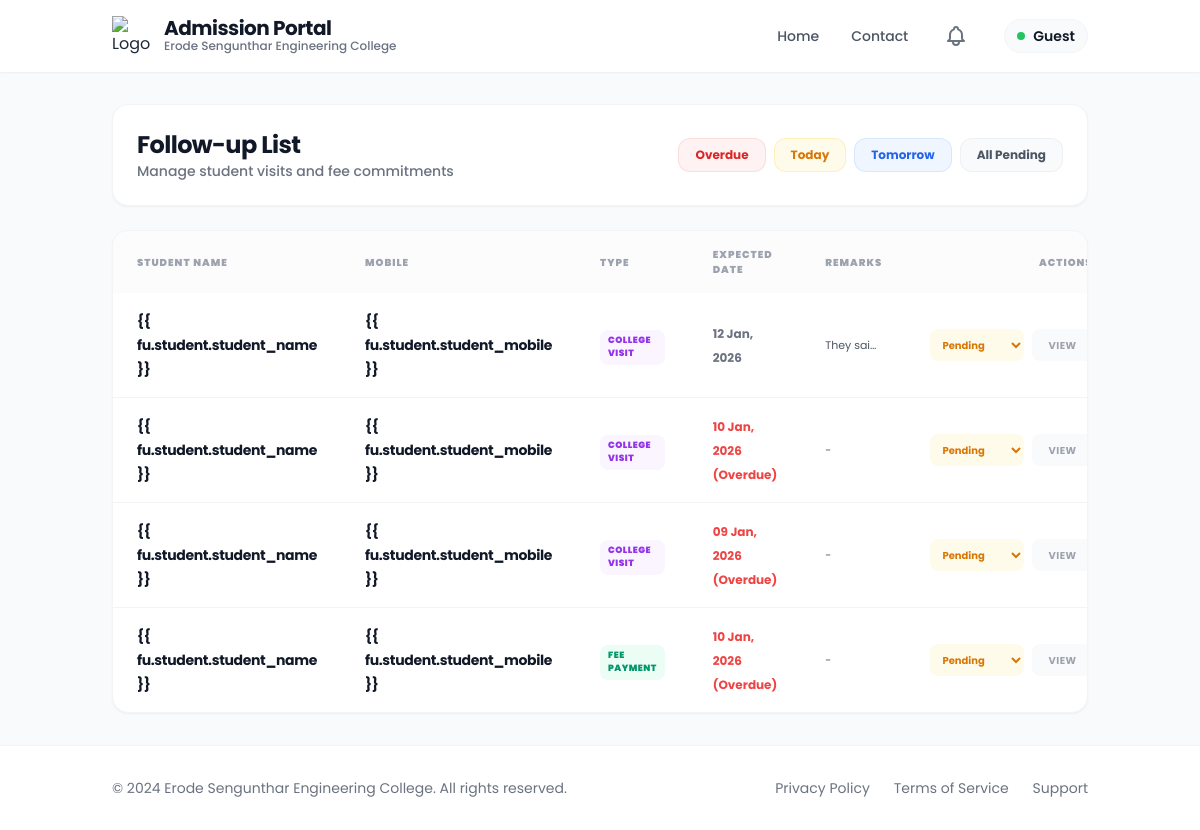
Page /followups/ on the earlier database version.
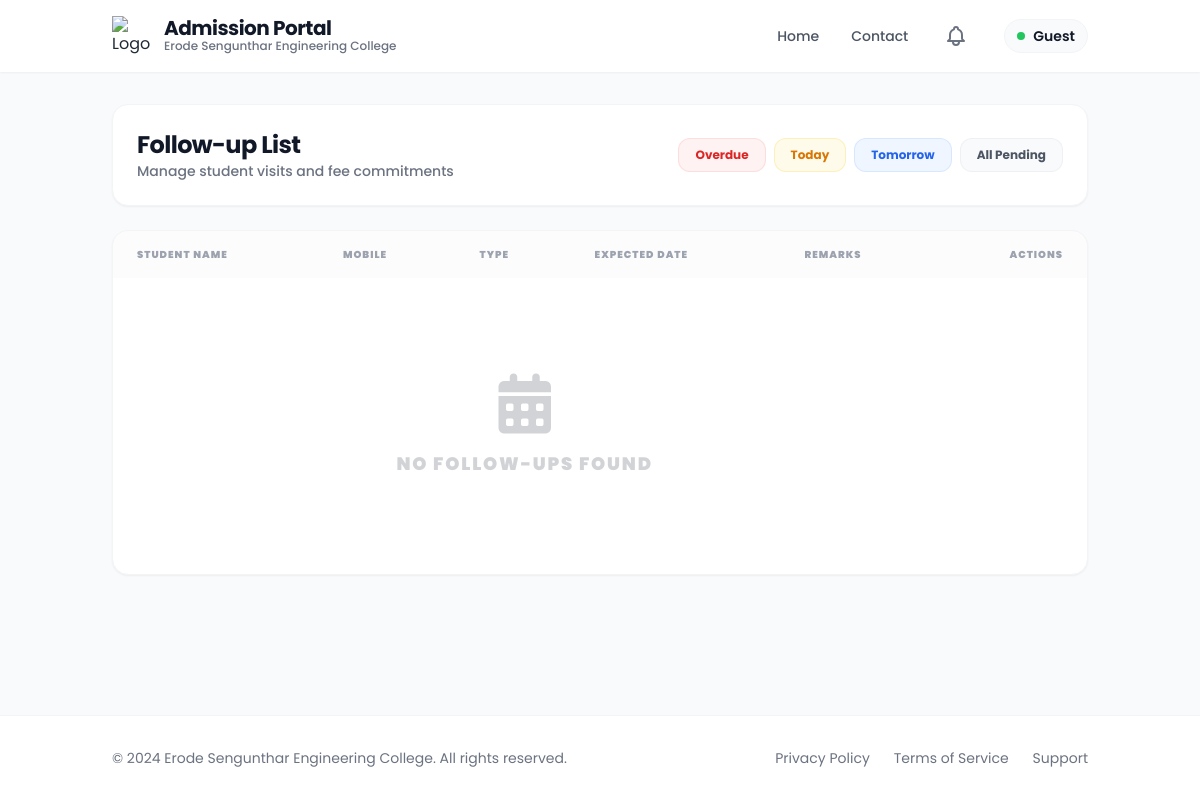
Same page on the later database version.
### app/models.py (models this page shows, shortened)
class FollowUp(models.Model):
    FOLLOWUP_TYPES = (
        ('visit', 'College Visit'),
        ('fee', 'Fee Payment'),
    )
    student = models.ForeignKey(
        'Admission',
        on_delete=models.CASCADE,
        related_name='followups'
    )
    followup_type = models.CharField(max_length=10, choices=FOLLOWUP_TYPES)
    expected_date = models.DateField()
    remarks = models.TextField(blank=True)
    completed = models.BooleanField(default=False)
    created_by = models.ForeignKey(
        User,
        on_delete=models.SET_NULL,
        null=True
    )
    created_at = models.DateTimeField(auto_now_add=True)
    def is_overdue(self):
        return not self.completed and self.expected_date < datetime.now().date()

### app/followup.py (the view)
# urls.py: path('followups/', followup.followup_list, name='followup_list'),
def followup_list(request):
    today = timezone.now().date()
    filter_type = request.GET.get('filter')
    qs = FollowUp.objects.filter(completed=False)
    if filter_type == 'today':
        qs = qs.filter(expected_date=today)
    elif filter_type == 'tomorrow':
        qs = qs.filter(expected_date=today + timedelta(days=1))
    elif filter_type == 'yesterday':
        qs = qs.filter(expected_date=today - timedelta(days=1))
    elif filter_type == 'overdue':
        qs = qs.filter(expected_date__lt=today)
    return render(request, 'followup/followup_list.html', {
        'followups': qs
    })

### templates/followup/followup_list.html (shortened to what this page needs)
{% extends 'followup/new_base.html' %}
{% load static %}
{% block content %}
<div class="lg:col-span-12 space-y-6">
    <div class="bg-white rounded-2xl shadow-sm border border-gray-100 p-6 flex justify-between items-center">
        <div>
            <h1 class="text-2xl font-bold text-gray-900 tracking-tight">Follow-up List</h1>
            <p class="text-sm text-gray-500 font-medium">Manage student visits and fee commitments</p>
        </div>
        <div class="flex gap-2">
            <a href="{% url 'followup_list' %}?filter=overdue"
                class="px-4 py-2 bg-red-50 text-red-600 rounded-xl text-xs font-bold hover:bg-red-100 transition-all border border-red-200/50">Overdue</a>
            <a href="{% url 'followup_list' %}?filter=today"
                class="px-4 py-2 bg-amber-50 text-amber-600 rounded-xl text-xs font-bold hover:bg-amber-100 transition-all border border-amber-200/50">Today</a>
            <a href="{% url 'followup_list' %}?filter=tomorrow"
                class="px-4 py-2 bg-blue-50 text-blue-600 rounded-xl text-xs font-bold hover:bg-blue-100 transition-all border border-blue-200/50">Tomorrow</a>
            <a href="{% url 'followup_list' %}"
                class="px-4 py-2 bg-gray-50 text-gray-600 rounded-xl text-xs font-bold hover:bg-gray-100 transition-all border border-gray-200/50">All
                Pending</a>
        </div>
    </div>
    <div class="bg-white rounded-2xl shadow-sm border border-gray-100 overflow-hidden">
        <div class="overflow-x-auto">
            <table class="w-full text-left">
                <thead class="bg-gray-50/50">
                    <tr>
                        <th class="px-6 py-4 text-[10px] font-black text-gray-400 uppercase tracking-widest">Student
                            Name</th>
                        <th class="px-6 py-4 text-[10px] font-black text-gray-400 uppercase tracking-widest"> Mobile
                        </th>
                        <th class="px-6 py-4 text-[10px] font-black text-gray-400 uppercase tracking-widest">Type</th>
                        <th class="px-6 py-4 text-[10px] font-black text-gray-400 uppercase tracking-widest">Expected
                            Date</th>
                        <th class="px-6 py-4 text-[10px] font-black text-gray-400 uppercase tracking-widest">Remarks
                        </th>
                        <th class="px-6 py-4 text-[10px] font-black text-gray-400 uppercase tracking-widest text-right">
                            Actions</th>
                    </tr>
                </thead>
                <tbody class="divide-y divide-gray-100">
                    {% for fu in followups %}
                    <tr class="hover:bg-gray-50/50 transition-all group">
                        <td class="px-6 py-4">
                            <span class="text-sm font-bold text-gray-900 tracking-tight">{{ fu.student.student_name
                                }}</span>
                        </td>
                        <td class="px-6 py-4">
                            <span class="text-sm font-bold text-gray-900 tracking-tight">{{ fu.student.student_mobile
                                }}</span>
                        </td>
                        <td class="px-6 py-4">
                            <span
                                class="inline-flex px-2 py-1 rounded-lg text-[9px] font-black uppercase tracking-wider
                                {% if fu.followup_type == 'visit' %}bg-purple-50 text-purple-600{% else %}bg-emerald-50 text-emerald-600{% endif %}">
                                {{ fu.get_followup_type_display }}
                            </span>
                        </td>
                        <td class="px-6 py-4">
                            <span
                                class="text-xs font-bold {% if fu.is_overdue %}text-red-500 font-black{% else %}text-gray-500{% endif %}">
                                {{ fu.expected_date|date:"d M, Y" }}
                                {% if fu.is_overdue %}(Overdue){% endif %}
                            </span>
                        </td>
                        <td class="px-6 py-4">
                            <p class="text-[11px] text-gray-600 line-clamp-1 max-w-xs">{{ fu.remarks|default:"-" }}</p>
                        </td>
                        <td class="px-6 py-4 text-right">
                            <div class="flex justify-end gap-2">
                                <select onchange="if(this.value==='Completed') completeFollowUp({{ fu.id }})"
                                    class="text-[10px] bg-amber-50 border-none rounded-lg px-2 py-1 font-bold text-amber-600 focus:ring-0 cursor-pointer">
                                    <option value="Pending" selected>Pending</option>
                                </select>
                                <a href="{% url 'student_detail' pk=fu.student.id %}"
                                    class="inline-flex h-8 px-4 items-center justify-center rounded-lg bg-gray-50 text-[10px] font-bold text-gray-400 hover:bg-primary hover:text-white transition-all tracking-wider uppercase">View</a>
                            </div>
                        </td>
                    </tr>
                    {% empty %}
                    <tr>
                        <td colspan="5" class="px-6 py-24 text-center">
                            <div class="flex flex-col items-center gap-4 opacity-20">
                                <i class="fas fa-calendar-alt text-6xl"></i>
                                <p class="text-lg font-black uppercase tracking-widest">No follow-ups found</p>
                            </div>
                        </td>
                    </tr>
                    {% endfor %}
                </tbody>
            </table>
        </div>
    </div>
</div>
<link rel="stylesheet" href="https://cdnjs.cloudflare.com/ajax/libs/font-awesome/6.0.0/css/all.min.css">
{% endblock %}

### templates/followup/new_base.html (shortened to what this page needs)
{% load static %}
<!DOCTYPE html>
<html lang="en">
<head>
    <script src="https://cdn.tailwindcss.com"></script>
</head>
<body class="bg-gray-50 min-h-screen flex flex-col font-sans text-gray-800">
    <header class="bg-white shadow-sm sticky top-0 z-50">
        <div class="container mx-auto px-6 py-4 flex justify-between items-center">
            <div class="flex items-center gap-3">
                <img src="https://portal.esec.ac.in/uploads/banner/logo.png" alt="Logo"
                    class="h-10 w-10 object-contain">
                <div>
                    <h1 class="text-xl font-bold text-gray-900 tracking-tight leading-none">Admission Portal</h1>
                    <p class="text-xs text-gray-500 font-medium">Erode Sengunthar Engineering College</p>
                </div>
            </div>
            <nav class="hidden md:flex gap-8 text-sm font-medium text-gray-600 items-center">
                <a href="{% url 'home' %}" class="hover:text-primary transition-colors">Home</a>
                <a href="#" class="hover:text-primary transition-colors">Contact</a>
                <a href="{% url 'followup_list' %}" class="text-gray-500 hover:text-primary transition-colors p-1"
                    title="Notifications">
                </a>
                <div
                    class="flex items-center gap-2 text-gray-900 bg-gray-50 px-3 py-1.5 rounded-full border border-gray-100">
                    <div class="w-2 h-2 rounded-full bg-green-500"></div>
                    <span class="font-semibold">{{ user.username|default:"Guest" }}</span>
                </div>
            </nav>
        </div>
    </header>
    <main class="flex-grow container mx-auto px-6 py-8">
        <div class="grid grid-cols-1 gap-8">
            {% block content %}
            {% endblock %}
        </div>
    </main>
    <footer class="bg-white border-t border-gray-100 mt-auto">
        <div class="container mx-auto px-6 py-8">
            <div class="flex flex-col md:flex-row justify-between items-center gap-4">
                <p class="text-sm text-gray-500">© 2024 Erode Sengunthar Engineering College. All rights reserved.</p>
                <div class="flex gap-6 text-sm text-gray-500">
                    <a href="#" class="hover:text-primary">Privacy Policy</a>
                    <a href="#" class="hover:text-primary">Terms of Service</a>
                    <a href="#" class="hover:text-primary">Support</a>
                </div>
            </div>
        </div>
    </footer>
</body>
</html>

Differences in the rows shown:
removed FollowUp: followup_type "COLLEGE VISIT", expected_date "12 Jan, 2026", remarks "They…", id "Pending"
removed FollowUp: followup_type "COLLEGE VISIT", expected_date "10 Jan, 2026", completed "(Overdue)", remarks "-", id "Pending"
removed FollowUp: followup_type "COLLEGE VISIT", expected_date "09 Jan, 2026", completed "(Overdue)", remarks "-", id "Pending"
removed FollowUp: followup_type "FEE PAYMENT", expected_date "10 Jan, 2026", completed "(Overdue)", remarks "-", id "Pending"
Other differences:
text now shown: "NO FOLLOW-UPS FOUND"
